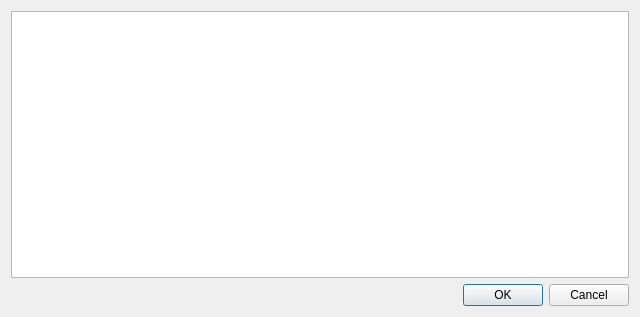
<?xml version="1.0" encoding="UTF-8"?>
<ui version="4.0">
 <class>SelectDriveDialog</class>
 <widget class="QDialog" name="SelectDriveDialog">
  <property name="geometry">
   <rect>
    <x>0</x>
    <y>0</y>
    <width>640</width>
    <height>317</height>
   </rect>
  </property>
  <property name="windowTitle">
   <string>Dialog</string>
  </property>
  <layout class="QVBoxLayout" name="verticalLayout">
   <item>
    <widget class="QTableWidget" name="m_table"/>
   </item>
   <item>
    <widget class="QDialogButtonBox" name="buttonBox">
     <property name="orientation">
      <enum>Qt::Horizontal</enum>
     </property>
     <property name="standardButtons">
      <set>QDialogButtonBox::Cancel|QDialogButtonBox::Ok</set>
     </property>
    </widget>
   </item>
  </layout>
 </widget>
 <resources/>
 <connections>
  <connection>
   <sender>buttonBox</sender>
   <signal>accepted()</signal>
   <receiver>SelectDriveDialog</receiver>
   <slot>accept()</slot>
   <hints>
    <hint type="sourcelabel">
     <x>248</x>
     <y>254</y>
    </hint>
    <hint type="destinationlabel">
     <x>157</x>
     <y>274</y>
    </hint>
   </hints>
  </connection>
  <connection>
   <sender>buttonBox</sender>
   <signal>rejected()</signal>
   <receiver>SelectDriveDialog</receiver>
   <slot>reject()</slot>
   <hints>
    <hint type="sourcelabel">
     <x>316</x>
     <y>260</y>
    </hint>
    <hint type="destinationlabel">
     <x>286</x>
     <y>274</y>
    </hint>
   </hints>
  </connection>
 </connections>
</ui>
